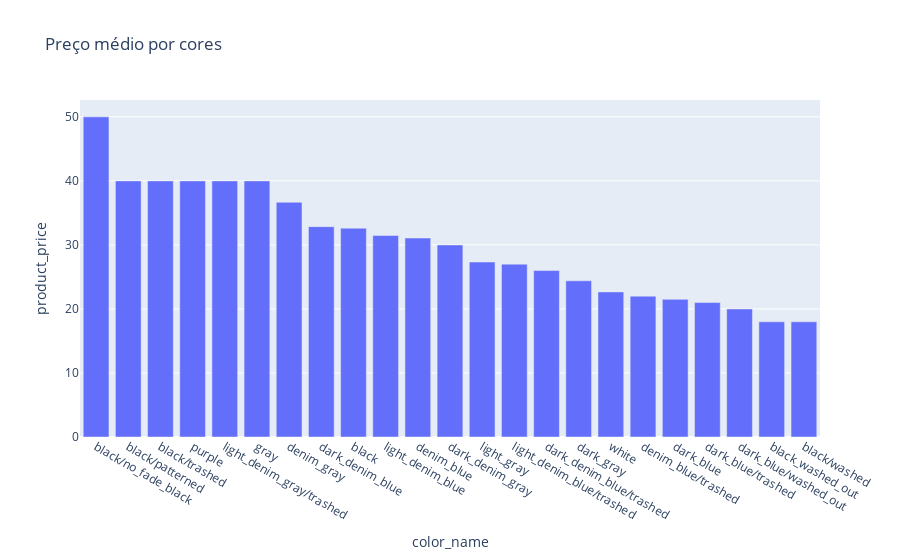

The notebook cell saved with this chart:
### Code cell
# Preço médio por cores de calças
import plotly.express as px
px.bar(df_mean_price_by_color, x="color_name", y="product_price", title = "Preço médio por cores")

### Figure 1 — Plotly figure (JSON) as saved in the notebook; plotly's stock layout.template omitted (floating-point values rounded to 4 significant figures)
{"data": [{"alignmentgroup": "True", "hovertemplate": "color_name=%{x}<br>product_price=%{y}<extra></extra>", "legendgroup": "", "marker": {"color": "#636efa", "pattern": {"shape": ""}}, "name": "", "offsetgroup": "", "orientation": "v", "showlegend": false, "textposition": "auto", "type": "bar", "x": ["black/no_fade_black", "black/patterned", "black/trashed", "purple", "light_denim_gray/trashed", "gray", "denim_gray", "dark_denim_blue", "black", "light_denim_blue", "denim_blue", "dark_denim_gray", "light_gray", "light_denim_blue/trashed", "dark_denim_blue/trashed", "dark_gray", "white", "denim_blue/trashed", "dark_blue", "dark_blue/trashed", "dark_blue/washed_out", "black_washed_out", "black/washed"], "xaxis": "x", "y": [49.99, 39.99, 39.99, 39.99, 39.99, 39.99, 36.66, 32.85, 32.61, 31.46, 31.06, 29.99, 27.32, 26.99, 25.99, 24.39, 22.66, 21.99, 21.49, 20.99, 19.99, 17.99, 17.99], "yaxis": "y"}], "layout": {"barmode": "relative", "legend": {"tracegroupgap": 0}, "title": {"text": "Preço médio por cores"}, "xaxis": {"anchor": "y", "domain": [0, 1], "title": {"text": "color_name"}}, "yaxis": {"anchor": "x", "domain": [0, 1], "title": {"text": "product_price"}}}}
